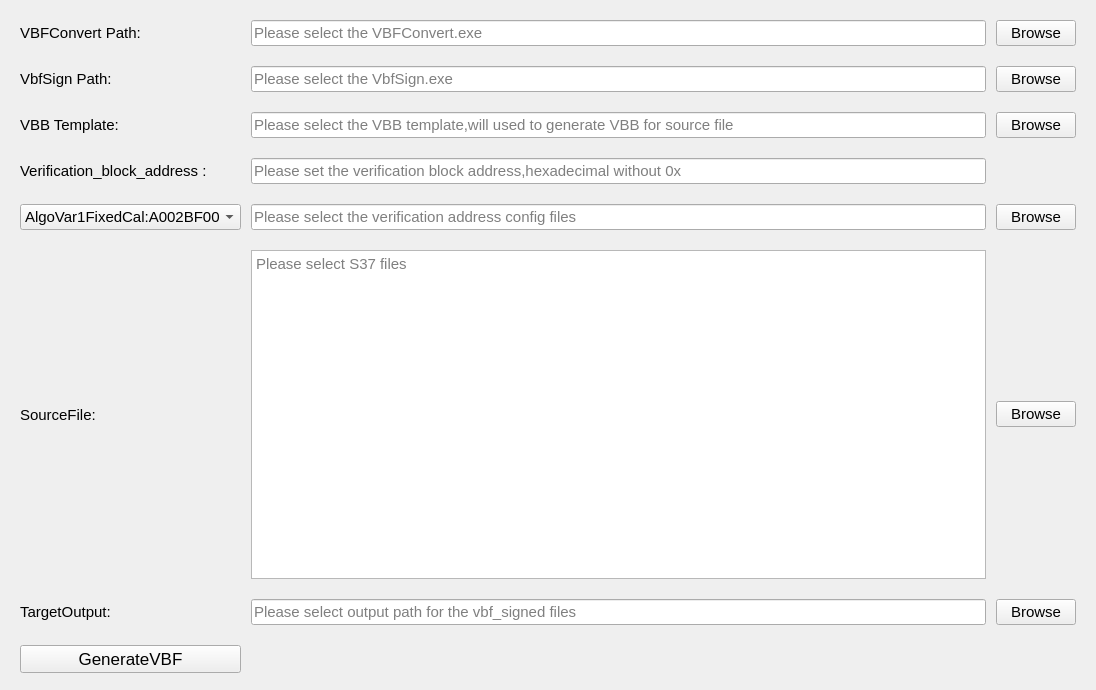
<?xml version="1.0" encoding="UTF-8"?>
<ui version="4.0">
 <class>VBFGenerate</class>
 <widget class="QWidget" name="VBFGenerate">
  <property name="geometry">
   <rect>
    <x>0</x>
    <y>0</y>
    <width>1096</width>
    <height>690</height>
   </rect>
  </property>
  <property name="windowTitle">
   <string>VBFGenerate</string>
  </property>
  <layout class="QGridLayout" name="gridLayout">
   <property name="leftMargin">
    <number>20</number>
   </property>
   <property name="topMargin">
    <number>20</number>
   </property>
   <property name="rightMargin">
    <number>20</number>
   </property>
   <property name="bottomMargin">
    <number>17</number>
   </property>
   <property name="horizontalSpacing">
    <number>10</number>
   </property>
   <property name="verticalSpacing">
    <number>20</number>
   </property>
   <item row="0" column="2">
    <widget class="QPushButton" name="BT_VBFConvert">
     <property name="font">
      <font>
       <pointsize>11</pointsize>
      </font>
     </property>
     <property name="text">
      <string>Browse</string>
     </property>
    </widget>
   </item>
   <item row="1" column="0">
    <widget class="QLabel" name="label_VbfSign">
     <property name="font">
      <font>
       <pointsize>11</pointsize>
      </font>
     </property>
     <property name="text">
      <string>VbfSign Path:</string>
     </property>
    </widget>
   </item>
   <item row="2" column="1">
    <widget class="QLineEdit" name="LE_VBB_Template">
     <property name="font">
      <font>
       <pointsize>11</pointsize>
      </font>
     </property>
     <property name="placeholderText">
      <string>Please select the VBB template,will used to generate VBB for source file</string>
     </property>
    </widget>
   </item>
   <item row="7" column="0">
    <widget class="QLabel" name="label_SoruceFile_List">
     <property name="font">
      <font>
       <pointsize>11</pointsize>
      </font>
     </property>
     <property name="text">
      <string>SourceFile:</string>
     </property>
    </widget>
   </item>
   <item row="8" column="1">
    <widget class="QLineEdit" name="LE_TargetOutput">
     <property name="font">
      <font>
       <pointsize>11</pointsize>
      </font>
     </property>
     <property name="placeholderText">
      <string>Please select output path for the vbf_signed files </string>
     </property>
    </widget>
   </item>
   <item row="2" column="2">
    <widget class="QPushButton" name="BT_VBB_Template">
     <property name="font">
      <font>
       <pointsize>11</pointsize>
      </font>
     </property>
     <property name="text">
      <string>Browse</string>
     </property>
    </widget>
   </item>
   <item row="7" column="2">
    <widget class="QPushButton" name="BT_SourceFile_List">
     <property name="font">
      <font>
       <pointsize>11</pointsize>
      </font>
     </property>
     <property name="text">
      <string>Browse</string>
     </property>
    </widget>
   </item>
   <item row="4" column="2">
    <widget class="QPushButton" name="BT_Verify_Address_Config">
     <property name="font">
      <font>
       <pointsize>11</pointsize>
      </font>
     </property>
     <property name="text">
      <string>Browse</string>
     </property>
    </widget>
   </item>
   <item row="7" column="1">
    <widget class="QTextBrowser" name="TextB_SourceFile_List">
     <property name="font">
      <font>
       <pointsize>11</pointsize>
      </font>
     </property>
     <property name="placeholderText">
      <string>Please select S37 files</string>
     </property>
    </widget>
   </item>
   <item row="3" column="1">
    <widget class="QLineEdit" name="LE_VerifyBlock_Addr">
     <property name="font">
      <font>
       <pointsize>11</pointsize>
      </font>
     </property>
     <property name="placeholderText">
      <string>Please set the verification block address,hexadecimal without 0x</string>
     </property>
    </widget>
   </item>
   <item row="3" column="0">
    <widget class="QLabel" name="label_VerifyBlockAddr">
     <property name="font">
      <font>
       <pointsize>11</pointsize>
      </font>
     </property>
     <property name="text">
      <string>Verification_block_address :</string>
     </property>
    </widget>
   </item>
   <item row="0" column="1">
    <widget class="QLineEdit" name="LE_VBFConvert">
     <property name="font">
      <font>
       <pointsize>11</pointsize>
      </font>
     </property>
     <property name="readOnly">
      <bool>true</bool>
     </property>
     <property name="placeholderText">
      <string>Please select the VBFConvert.exe</string>
     </property>
    </widget>
   </item>
   <item row="1" column="1">
    <widget class="QLineEdit" name="LE_VbfSign">
     <property name="font">
      <font>
       <pointsize>11</pointsize>
      </font>
     </property>
     <property name="placeholderText">
      <string>Please select the VbfSign.exe</string>
     </property>
    </widget>
   </item>
   <item row="4" column="0">
    <widget class="QComboBox" name="CB_LogicalBlock">
     <property name="font">
      <font>
       <pointsize>11</pointsize>
      </font>
     </property>
     <item>
      <property name="text">
       <string>AlgoVar1FixedCal:A002BF00</string>
      </property>
     </item>
     <item>
      <property name="text">
       <string>AlgoVar2FixedCal:A0023F00</string>
      </property>
     </item>
     <item>
      <property name="text">
       <string>AlgoVar3FixedCal:A0043F00</string>
      </property>
     </item>
     <item>
      <property name="text">
       <string>IPFixedCal:A003BF00</string>
      </property>
     </item>
     <item>
      <property name="text">
       <string>VehFixedCal:A0033F00</string>
      </property>
     </item>
     <item>
      <property name="text">
       <string>Application:A0183F00</string>
      </property>
     </item>
    </widget>
   </item>
   <item row="0" column="0">
    <widget class="QLabel" name="label_VBFConvert">
     <property name="font">
      <font>
       <pointsize>11</pointsize>
      </font>
     </property>
     <property name="text">
      <string>VBFConvert Path:</string>
     </property>
     <property name="textInteractionFlags">
      <set>Qt::LinksAccessibleByMouse|Qt::TextSelectableByMouse</set>
     </property>
    </widget>
   </item>
   <item row="8" column="2">
    <widget class="QPushButton" name="BT_TargetOutput">
     <property name="font">
      <font>
       <pointsize>11</pointsize>
      </font>
     </property>
     <property name="text">
      <string>Browse</string>
     </property>
    </widget>
   </item>
   <item row="9" column="0">
    <widget class="QPushButton" name="BT_GenerateVBF">
     <property name="font">
      <font>
       <pointsize>13</pointsize>
       <weight>50</weight>
       <bold>false</bold>
      </font>
     </property>
     <property name="text">
      <string>GenerateVBF</string>
     </property>
    </widget>
   </item>
   <item row="4" column="1">
    <widget class="QLineEdit" name="LE_VerifyBlock_Addr_Config">
     <property name="font">
      <font>
       <pointsize>11</pointsize>
      </font>
     </property>
     <property name="text">
      <string/>
     </property>
     <property name="readOnly">
      <bool>true</bool>
     </property>
     <property name="placeholderText">
      <string>Please select the verification address config files</string>
     </property>
    </widget>
   </item>
   <item row="2" column="0">
    <widget class="QLabel" name="label_VBB_Template">
     <property name="font">
      <font>
       <pointsize>11</pointsize>
      </font>
     </property>
     <property name="text">
      <string>VBB Template:</string>
     </property>
    </widget>
   </item>
   <item row="1" column="2">
    <widget class="QPushButton" name="BT_VbfSign">
     <property name="font">
      <font>
       <pointsize>11</pointsize>
      </font>
     </property>
     <property name="text">
      <string>Browse</string>
     </property>
    </widget>
   </item>
   <item row="8" column="0">
    <widget class="QLabel" name="label_TargetOutput">
     <property name="font">
      <font>
       <pointsize>11</pointsize>
      </font>
     </property>
     <property name="text">
      <string>TargetOutput:</string>
     </property>
    </widget>
   </item>
  </layout>
 </widget>
 <resources/>
 <connections/>
</ui>
